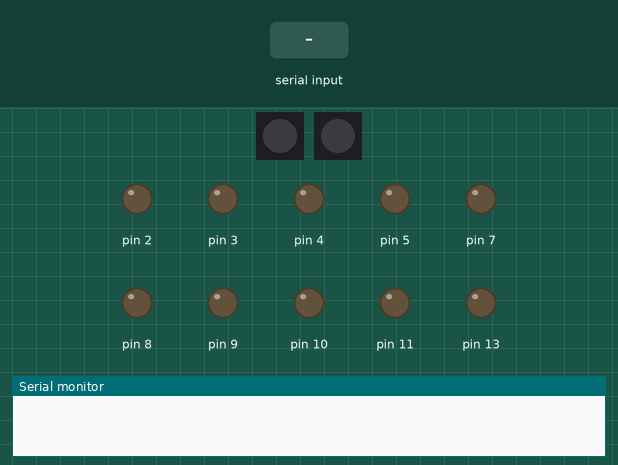
A sketch run on a simulated Arduino Uno, built with avr-gcc and run on an emulated ATmega328P. Shown: 2 × 1 RGB LEDs in strip order, left to right, output pins drawn as LEDs (lit = HIGH), the last lines printed to the serial monitor. The inputs (shaded band) are chosen by the test bench. Pins used as bus, display or sensor lines are not drawn.

Above: at 1.2 s.
1.3 s: "1" received over Serial
At 1.9 s:
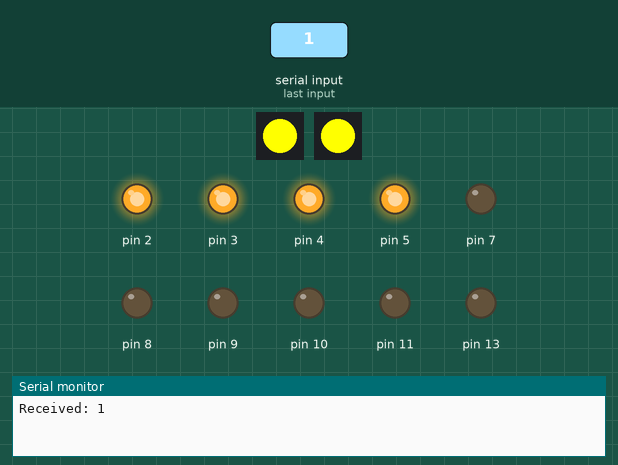
At 4.05 s:
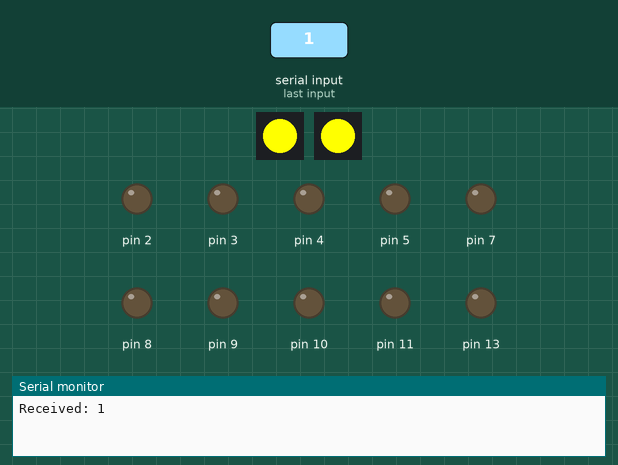
4.3 s: "0" received over Serial
At 5.2 s:
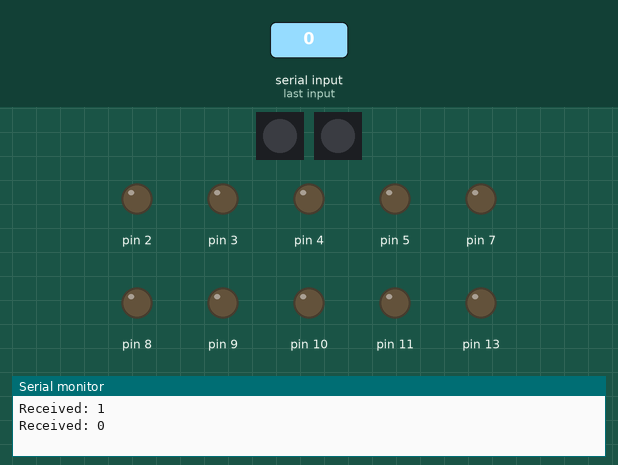
Timing chart, 0 to 7.3 s (numbered marks = the images above; inputs shaded):
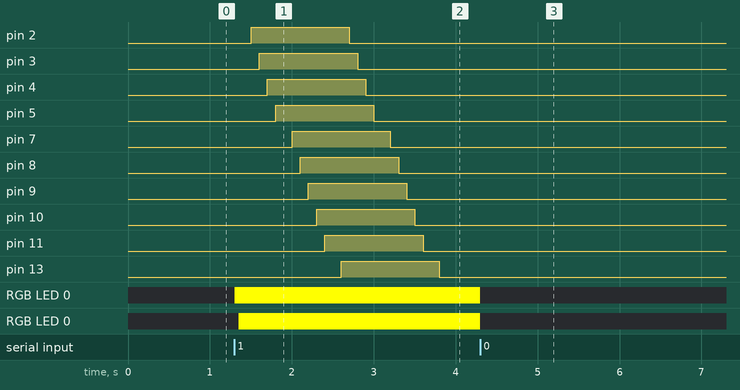

The sketch:

sketch_jul26c_iss_test.ino
```cpp
#include <Adafruit_NeoPixel.h>

#define PIN1 6
#define PIN2 12

Adafruit_NeoPixel strip1 = Adafruit_NeoPixel(1, PIN1, NEO_GRB + NEO_KHZ800);
Adafruit_NeoPixel strip2 = Adafruit_NeoPixel(1, PIN2, NEO_GRB + NEO_KHZ800);

int n;

void setup() {
  Serial.begin(9600);

  for (n = 2; n <= 13; n++) {
    pinMode(n, OUTPUT);
    digitalWrite(n, LOW);
  }

  strip1.begin();
  strip2.begin();
  strip1.show();
  strip2.show();
}

void loop() {
  if (Serial.available()) {
    char signal = Serial.read();
    Serial.print("Received: ");
    Serial.println(signal);
    // my ISS signal nearby
    if (signal == '1') {
      colorWipe(strip1.Color(255, 255, 0), 50);
      colorWipe(strip2.Color(255, 255, 0), 50);
      turn1();
    } else {
      clean();
    }
  }
}

void colorWipe(uint32_t c, uint8_t wait) {
  for (uint16_t i = 0; i < strip1.numPixels(); i++) {
    strip1.setPixelColor(i, c);
    strip1.show();
    delay(wait);
  }
  for (uint16_t i = 0; i < strip2.numPixels(); i++) {
    strip2.setPixelColor(i, c);
    strip2.show();
    delay(wait);
  }
}

void turn1() {
  for (n = 2; n <= 13; n++) {
    digitalWrite(n, HIGH);
    delay(100);
  }
  for (n = 2; n <= 13; n++) {
    digitalWrite(n, LOW);
    delay(100);
  }
}

void clean() {
  for (n = 2; n <= 13; n++) {
    digitalWrite(n, LOW);
  }
  strip1.clear();
  strip2.clear();
  strip1.show();
  strip2.show();
}
```

Measured:
- after the input at 1.3 s, pin 2: LOW → HIGH after 0.20 s, → LOW 1.2 s later; pin 3: LOW → HIGH after 0.30 s, → LOW 1.2 s later; pin 4: LOW → HIGH after 0.40 s, → LOW 1.2 s later; pin 5: LOW → HIGH after 0.50 s, → LOW 1.2 s later; pin 7: LOW → HIGH after 0.70 s, → LOW 1.2 s later
- after the input at 4.3 s, RGB LED 0, RGB LED 0: RGB(255, 255, 0) → off at once
